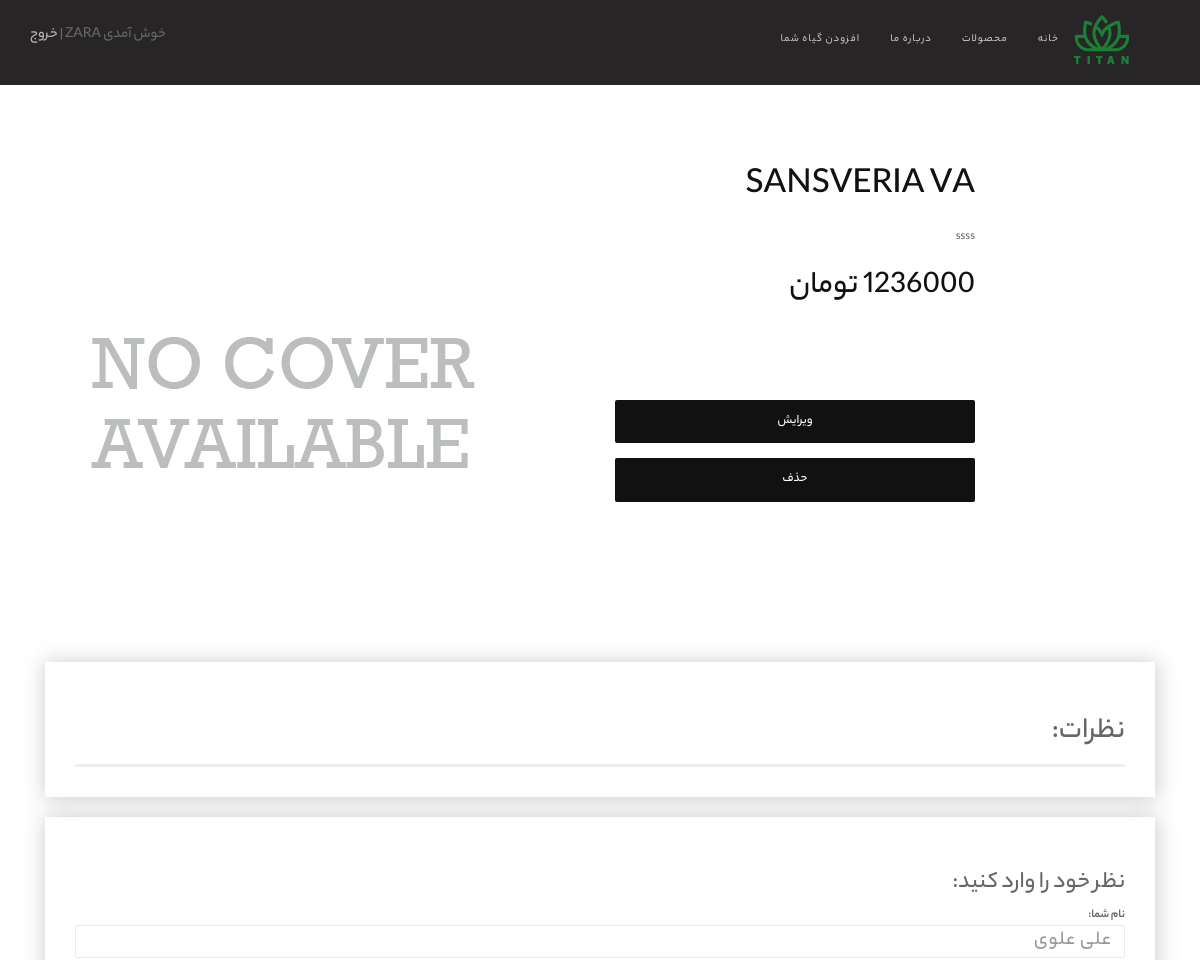
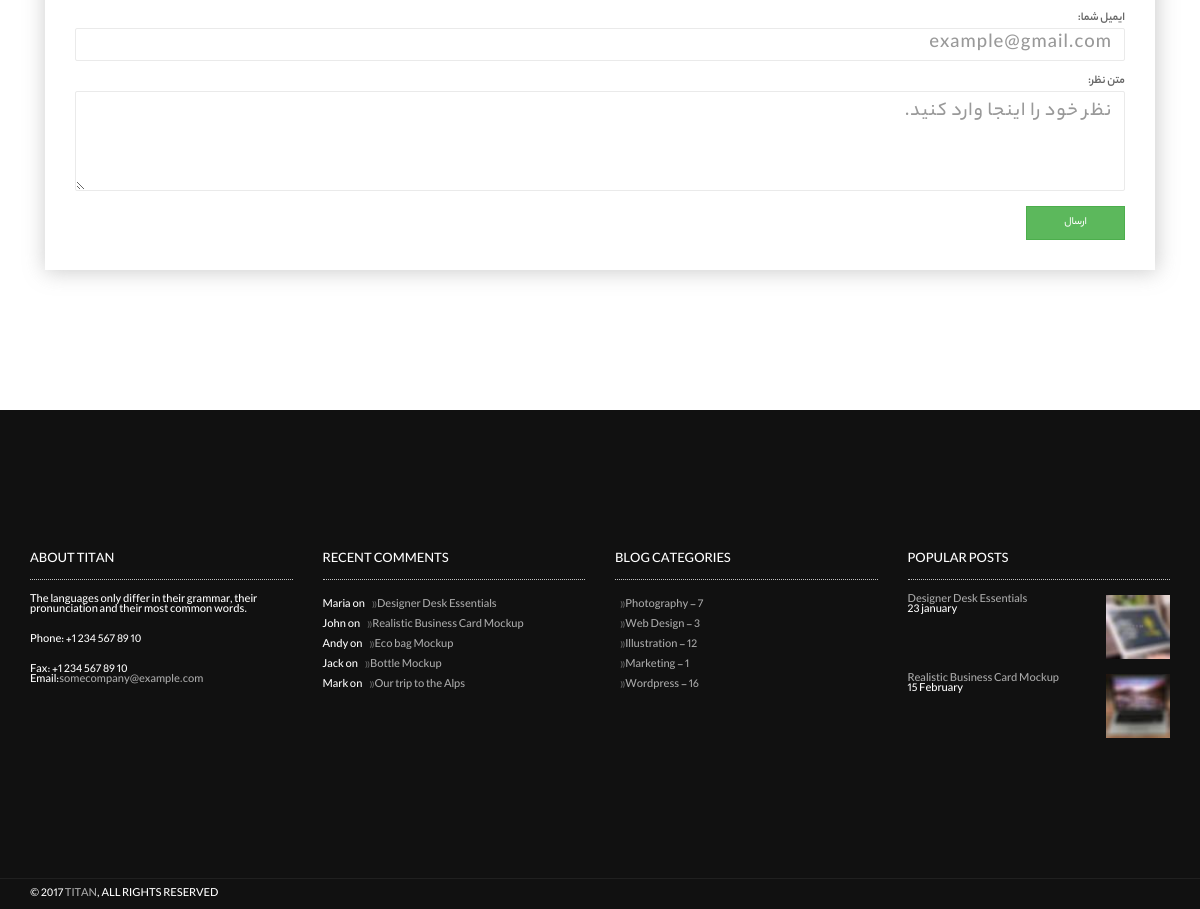
Page /flowers/3/ (signed in) on the committed database (2 pictures, top to bottom).
### accounts/models.py (models this page shows)
class CustomUser(AbstractUser):
    city = models.CharField(max_length=200)

### flowers/models.py (models this page shows, shortened)
class Flower(models.Model):
    title = models.CharField(max_length=225)
    seller = models.CharField(max_length=225)
    description = models.TextField()
    price = models.IntegerField()
    cover = models.ImageField(upload_to='covers/', blank=True)

### flowers/views.py (the view)
# urls.py: path('<int:pk>/', views.book_detail_view, name='flower_detail'),
def book_detail_view(request, pk):
    flower = get_object_or_404(Flower, pk=pk)
    flower_comments = flower.comments.all()
    return render(request, 'flowers/flower_detail.html', {'flower': flower  , 'comments':flower_comments})

### flowers/templatetags/flower_tags.py (called while the page is built)
@register.filter
def is_english(value):
    reg = re.compile(r'[a-z]')
    if reg.match(value):
        return value.title()
    else:
        return value

### flowers/templates/flowers/flower_detail.html (shortened to what this page needs)
{% extends '_base.html' %}
{% load static %}
{% load flower_tags %}
{% block content %}
    <section class="module">
        <div class="container">
            <div class="row">
                <div class="col-sm-6 mb-sm-40"><a class="gallery">
                    {% if flower.cover %}
                        <img src="{{ flower.cover.url }}" alt="Accessories Pack"/>
                    {% else %}
                        <img src="{% static 'assets/images/shop/No_Cover.jpg' %}" alt="Accessories Pack"/>
                    {% endif %}
                </a>
                </div>
                <div class="col-sm-6" dir="rtl">
                    <div class="row">
                        <div class="col-sm-8">
                            <h1 class="product-title font-alt">{{ flower.title|is_english }}</h1>
                        </div>
                    </div>
                    <div class="row mb-20">
                        <div class="col-sm-8">
                            <div class="description">
                                <p>{{ flower.description }}</p>
                            </div>
                        </div>
                    </div>
                    <div class="row mb-8">
                        <div class="col-sm-8">
                            <div class="price font-alt"><span class="amount">{{ flower.price }} تومان </span></div>
                        </div>
                    </div>
                    <div class="row mb-20">
                        <div class="col-sm-8"><span></span>
                        </div>
                    </div>
                    <div class="row mb-20">
                        <div class="col-sm-8"><span></span>
                        </div>
                    </div>
                    <div class="row mb-20">
                        <div class="col-sm-8"><span></span>
                        </div>
                    </div>
                    <div class="row mb-20">
                        <div class="col-sm-8"><span></span>
                        </div>
                    </div>
                    <div class="row mb-20">
                        <div class="col-sm-8"><span></span>
                        </div>
                    </div>
                    <div class="row mb-20">
                        <div class="col-sm-8"><a class="btn btn-lg btn-block btn-round btn-b"
                                                 href="{% url 'flower_update' flower.id %}">ویرایش</a></div>
                        <div class="col-sm-8 " style="margin-top: 15px"><a class="btn btn-lg btn-block btn-round btn-b"
                                                                           href="{% url 'flower_delete' flower.id %}">حذف</a>
                        </div>
                    </div>
                </div>
            </div>
            <div class="col-sm-12 d-flex justify-content-center card shadow my-3 p-5 w-sm-75 w-100" dir="rtl">
                <div class="d-flex justify-content-center" style="box-shadow: 1px 1px 20px 1px #8888886b;" dir="rtl">
                    <div class="card shadow my-3 p-5 w-sm-75 w-100" style="padding: 3rem"
                    ">
                    <h2 class="mb-5">نظرات:</h2>
                    <div style="border-bottom: inset;">
                    </div>
                </div>
            </div>
            <div class="mt-20 " dir="rtl" style="box-shadow: 1px 1px 20px 1px #8888886b;">
                <div class="card shadow my-3 p-5 w-sm-75 w-100" style="padding: 3rem">
                    <h3>نظر خود را وارد کنید:</h3>
                    <form method="POST">
                        <div class="form-group py-2">
                            <label class="py-1" for="author_name">نام شما:</label>
                            <input type="text" class="form-control" placeholder="علی علوی" name="author_name">
                        </div>
                        <div class="form-group py-2">
                            <label class="py-1" for="email">ایمیل شما:</label>
                            <input type="email" class="form-control" placeholder="example@gmail.com" name="email">
                        </div>
                        <div class="form-group py-2">
                            <label class="py-1" for="comment_text">متن نظر:</label>
                            <textarea class="form-control" name="text" rows="3"
                                      placeholder="نظر خود را اینجا وارد کنید."></textarea>
                        </div>
                        <button type="submit" class="btn btn-success">ارسال</button>
                    </form>
                </div>
            </div>
        </div>
        </div>
    </section>
{% endblock %}

### templates/_base.html (shortened to what this page needs)
{% load static %}
<!DOCTYPE html>
<html lang="en-US" dir="ltr">
<head>
    <link href="{% static 'assets/lib/bootstrap/dist/css/bootstrap.min.css' %}" rel="stylesheet">
    <link href="{% static 'assets/lib/animate.css/animate.css' %}" rel="stylesheet">
    <link href="{% static 'assets/lib/flexslider/flexslider.css' %}" rel="stylesheet">
    <link href="{% static 'assets/lib/owl.carousel/dist/assets/owl.carousel.min.css' %}" rel="stylesheet">
    <link href="{% static 'assets/lib/owl.carousel/dist/assets/owl.theme.default.min.css' %}" rel="stylesheet">
    <link href="{% static 'assets/lib/magnific-popup/dist/magnific-popup.css' %}" rel="stylesheet">
    <link href="{% static 'assets/lib/simple-text-rotator/simpletextrotator.css' %}" rel="stylesheet">
    <link href="{% static 'assets/css/style-rtl.css' %}" rel="stylesheet">
    <link id="color-scheme" href="{% static 'assets/css/colors/default.css' %}" rel="stylesheet">
</head>
<body data-spy="scroll" data-target=".onpage-navigation" data-offset="60">
<main>
    <nav class="navbar navbar-custom navbar-fixed-top navbar-transparent" style="background-color:
#282527" role="navigation">
        <div class="container" dir="rtl">
            <div class="navbar-header">
                {% if user.is_authenticated %}
                   <div class="font-alt mb-30 titan-title-size-1" style="    padding-top: 15px;" >خوش آمدی {{ user.username }} | <a href="{% url 'logout' %}">خروج</a></div>
                 {% else %}
                    <div class="font-alt mb-30 titan-title-size-1" style="    padding-top: 15px;" ><a href="{% url 'signup' %}">ثبت نام</a> | <a  href="{% url 'login' %}">ورود</a></div>
                {% endif %}
            </div>
            <div class="collapse navbar-collapse" id="custom-collapse">
                <ul class="nav navbar-nav navbar-right">
                    <li ><a href="{% url 'flower_create' %}">افزودن گیاه شما</a>
                    </li>
                    <li ><a href="documentation.html">درباره ما</a>
                    </li>
                    <li ><a href="{% url 'flower_list' %}">محصولات</a>
                    </li>
                    <li ><a href="{% url 'home' %}">خانه</a>
                    </li>
                    <a class="navbar-brand" style="padding-top: 0px;" href="{% url 'flower_list' %}"><img src="{% static 'assets/images/logo/lg.png' %}"></a>
                </ul>
            </div>
        </div>
    </nav>
    {% block content %}{% endblock %}
    <div class="module-small bg-dark">
        <div class="container">
            <div class="row">
                <div class="col-sm-3">
                    <div class="widget">
                        <h5 class="widget-title font-alt">About Titan</h5>
                        <p>The languages only differ in their grammar, their pronunciation and their most common
                            words.</p>
                        <p>Phone: +1 234 567 89 10</p>Fax: +1 234 567 89 10
                        <p>Email:<a href="#">somecompany@example.com</a></p>
                    </div>
                </div>
                <div class="col-sm-3">
                    <div class="widget">
                        <h5 class="widget-title font-alt">Recent Comments</h5>
                        <ul class="icon-list">
                            <li>Maria on <a href="#">Designer Desk Essentials</a></li>
                            <li>John on <a href="#">Realistic Business Card Mockup</a></li>
                            <li>Andy on <a href="#">Eco bag Mockup</a></li>
                            <li>Jack on <a href="#">Bottle Mockup</a></li>
                            <li>Mark on <a href="#">Our trip to the Alps</a></li>
                        </ul>
                    </div>
                </div>
                <div class="col-sm-3">
                    <div class="widget">
                        <h5 class="widget-title font-alt">Blog Categories</h5>
                        <ul class="icon-list">
                            <li><a href="#">Photography - 7</a></li>
                            <li><a href="#">Web Design - 3</a></li>
                            <li><a href="#">Illustration - 12</a></li>
                            <li><a href="#">Marketing - 1</a></li>
                            <li><a href="#">Wordpress - 16</a></li>
                        </ul>
                    </div>
                </div>
                <div class="col-sm-3">
                    <div class="widget">
                        <h5 class="widget-title font-alt">Popular Posts</h5>
                        <ul class="widget-posts">
                            <li class="clearfix">
                                <div class="widget-posts-image"><a href="#"><img
                                        src="{% static 'assets/images/rp-1.jpg' %}"
                                        alt="Post Thumbnail"/></a></div>
                                <div class="widget-posts-body">
                                    <div class="widget-posts-title"><a href="#">Designer Desk Essentials</a></div>
                                    <div class="widget-posts-meta">23 january</div>
                                </div>
                            </li>
                            <li class="clearfix">
                                <div class="widget-posts-image"><a href="#"><img
                                        src="{% static 'assets/images/rp-2.jpg' %}"
                                        alt="Post Thumbnail"/></a></div>
                                <div class="widget-posts-body">
                                    <div class="widget-posts-title"><a href="#">Realistic Business Card Mockup</a></div>
                                    <div class="widget-posts-meta">15 February</div>
                                </div>
                            </li>
                        </ul>
                    </div>
                </div>
            </div>
        </div>
    </div>
    <footer class="footer bg-dark">
        <div class="container">
            <div class="row">
                <div class="col-sm-6">
                    <p class="copyright font-alt">&copy; 2017&nbsp;<a href="index.html">TitaN</a>, All Rights Reserved
                    </p>
                </div>
                <div class="col-sm-6">
                    <div class="footer-social-links"><a href="#"></a>
                    </div>
                </div>
            </div>
        </div>
    </footer>
</main>
</body>
</html>

### static/assets/css/style-rtl.css (style rules this page uses)
* { font-family: 'Yekanbakh', sans-serif; line-height: 1rem; }
html { overflow-y: scroll; overflow-x: hidden; -ms-overflow-style: scrollbar; }
body { background: #fff; font: 400 12px/1.8 "Open Sans", sans-serif; color: #666; -webkit-font-smoothing: antialiased; }
img { max-width: 100%; height: auto; }
a, .btn { transition: all 0.125s ease-in-out 0s; }
.btn, .well, .panel, .progress, .form-control, .form-control:hover, .form-control:focus, .navbar-custom .dropdown-menu { box-shadow: none; }
.well, .label, .alert, .progress, .form-control, .modal-content, .panel-heading, .panel-group .panel, .nav-tabs > li > a, .nav-pills > li > a { border-radius: 2px; }
.module, .module-small { position: relative; padding: 140px 0; background-repeat: no-repeat; background-position: 50% 50%; background-size: cover; }
.bg-dark, .bg-dark-30, .bg-dark-60, .bg-dark-90, .bg-dark .module-title, .bg-dark-30 .module-title, .bg-dark-60 .module-title, .bg-dark-90 .module-title, .bg-dark .module-subtitle, .bg-dark-30 .module-subtitle, .bg-dark-60 .module-subtitle, .bg-dark-90 .module-subtitle, .bg-dark .alt-module-subtitle h5, .bg-dark-30 .alt-module-subtitle h5, .bg-dark-60 .alt-module-subtitle h5, .bg-dark-90 .alt-module-subtitle h5 { color: #fff; }
.bg-dark { background: #111; }
.mt-20 { margin-top: 20px !important; }
.mb-20 { margin-bottom: 20px !important; }
.mb-30 { margin-bottom: 30px !important; }
.btn { border-radius: 0; font-family: "Yekanbakh", sans-serif; text-transform: uppercase; letter-spacing: 0; font-size: 11px; padding: 8px 37px; }
.btn.btn-round { border-radius: 2px; }
.btn.btn-b { background: #111111; color: #fff; }
.btn.btn-lg { padding: 12px 45px; font-size: 13px; }
.form-control { font-family: "Yekanbakh", sans-serif; letter-spacing: 1px; font-size: 20px; height: 33px; border: 1px solid #EAEAEA; border-radius: 2px; transition: all 0.4s ease-in-out 0s; }
a { color: #bab7ba; }
.bg-dark a { color: #aaa; }
h1, h2, h3, h4, h5, h6 { line-height: 1.4; font-weight: 400; }
p, ol, ul, blockquote { margin: 0 0 20px; }
.font-alt { font-family: "Yekanbakh", sans-serif; text-transform: uppercase; letter-spacing: 0; }
.navbar-custom { background-color: rgba(10, 10, 10, 0.9); border: 0; border-radius: 0; z-index: 1000; font-family: "Yekanbakh", sans-serif; text-transform: uppercase; letter-spacing: 1px; font-size: 11px; transition: background, padding 0.4s ease-in-out 0s; }
.navbar a { transition: color 0.125s ease-in-out 0s; }
.navbar-custom .navbar-brand { letter-spacing: 4px; font-weight: 400; font-size: 22px; color: #fff; }
.navbar-custom .nav li > a { position: relative; color: rgba(255, 255, 255, 0.7); }
.titan-title-size-1 { letter-spacing: 0px; font-size: 15px; }
.footer { padding: 10px 0; }
.footer .copyright { margin: 0; }
.footer .footer-social-links { text-align: left; }
.widget .widget-title { border-bottom: 1px dotted #c2c2c2; font-size: 14px; padding: 0 0 10px; margin: 0 0 15px; }
.widget ul { list-style: none; padding: 0; margin: 0; }
.widget .icon-list li { padding: 5px 0; }
.widget .icon-list li a:before { content: "\00BB"; color: #666666; padding-left: 5px; }
.widget-posts li { margin: 0 0 15px; }
.widget-posts li:last-child { margin: 0; }
.widget-posts-image { float: right; width: 64px; }
.widget-posts-body { margin-right: 74px; }
.product-title { margin: 0 0 20px; color: #111; }
.amount { font-size: 32px; color: #111; }
@media (min-width: 768px) { .navbar-transparent { background: transparent; padding-bottom: 15px; padding-top: 15px; } }

### rows in the picture
CustomUser: username "ZARA"
Flower: title|is_english "SANSVERIA VA", description "ssss"
